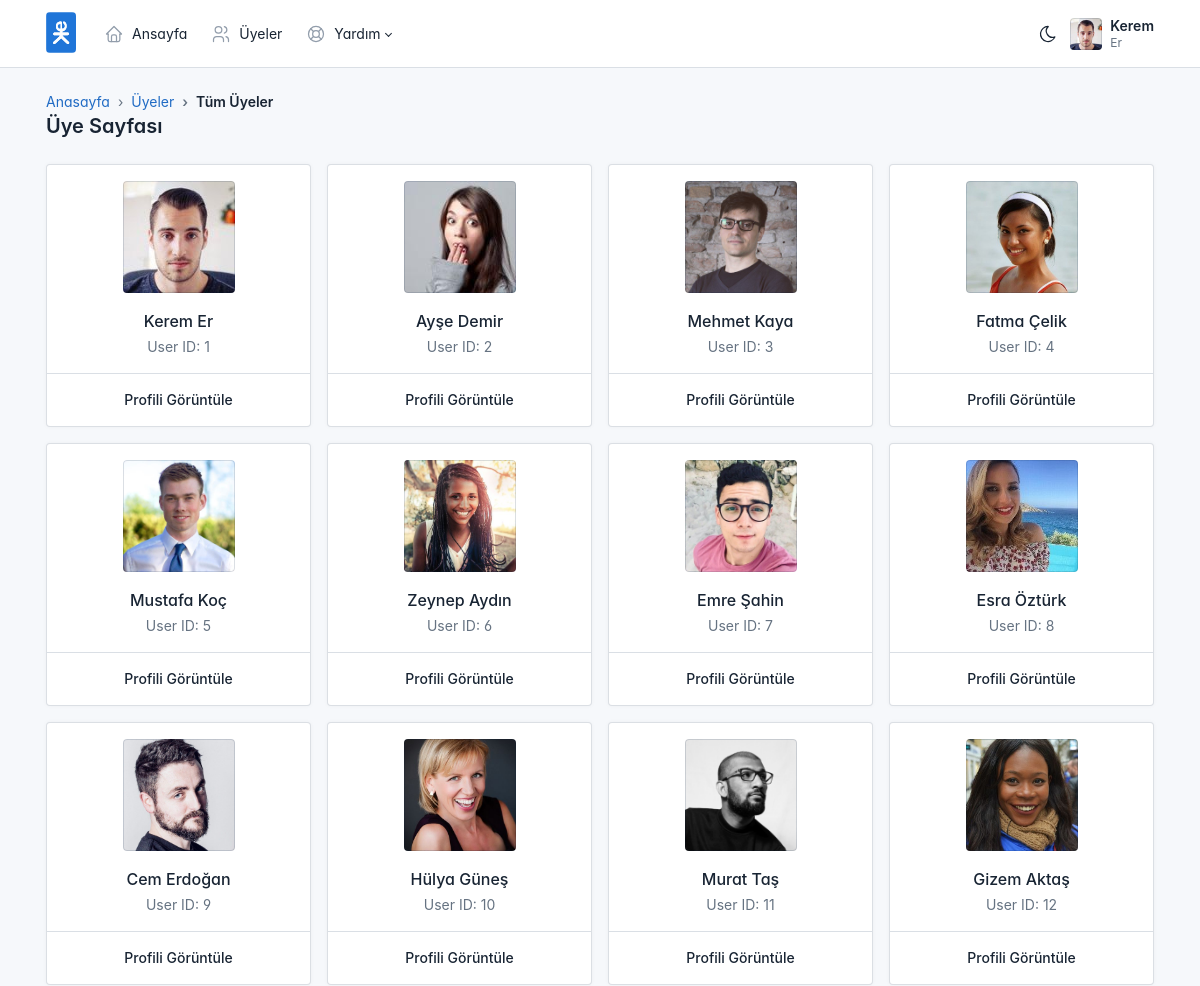
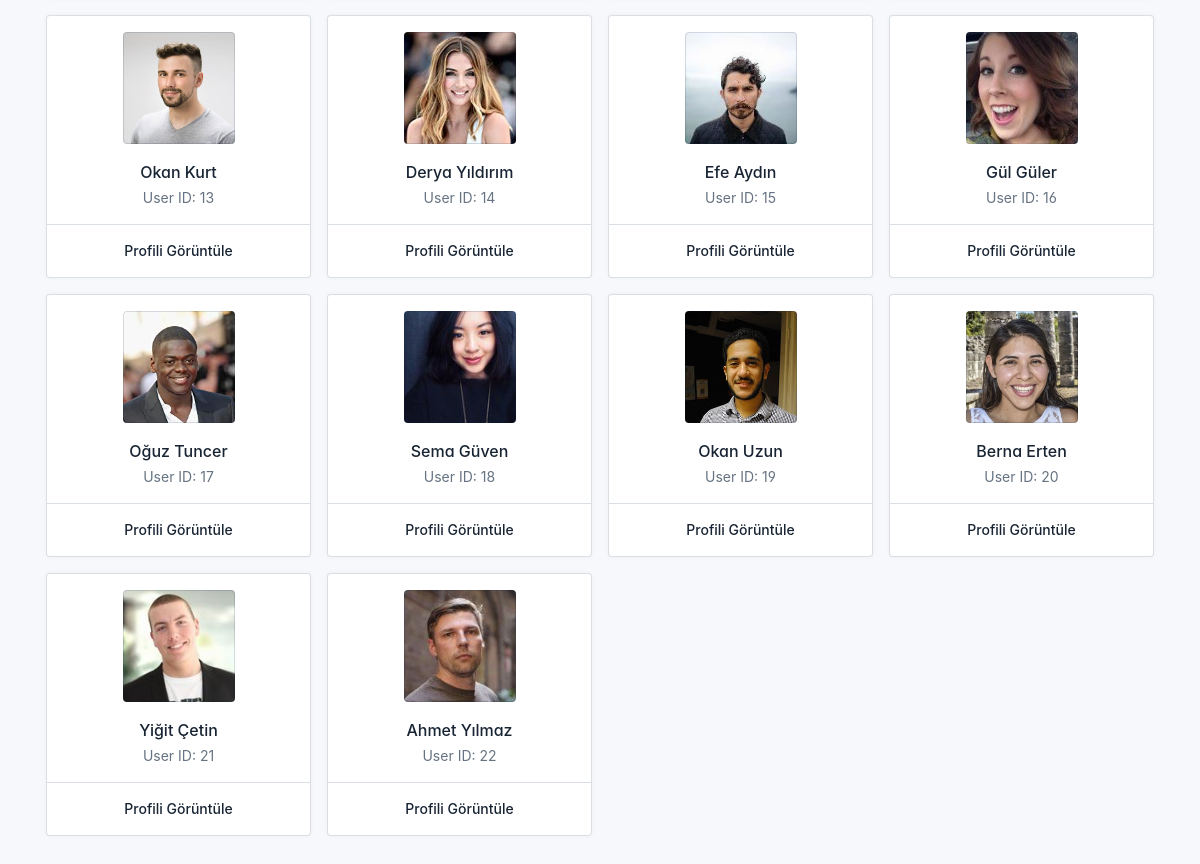
Page /uye.php (signed in) on the committed database (2 pictures, top to bottom).
### tables this page shows
CREATE TABLE `users` (
  `id` int NOT NULL,
  `username` varchar(255) NOT NULL,
  `password` varchar(255) NOT NULL,
  `name` varchar(255) NOT NULL,
  `surname` varchar(255) NOT NULL,
  `sex` varchar(255) NOT NULL
);

### uye.php (the view, shortened to what this page needs)
<?php
include_once "dist/inc/config.php";
include("header.php");
$userId = isset($_GET['id']) ? $_GET['id'] : null;
if (!$userId) {
    $userQuery = "SELECT name, surname, sex FROM users";
} else {
    $userQuery = "SELECT name, surname, sex FROM users WHERE id = $userId";
}
$userResult = $mysqli->query($userQuery);
$userData = $userResult->fetch_assoc();
$taskTotals = $userId ? getTaskTotals($userId) : null;
?>
<div class="page-wrapper">
  <div class="page-header d-print-none">
    <div class="container-xl">
      <div class="row g-2 align-items-center">
        <div class="col-12 col-lg">
            <ol class="breadcrumb breadcrumb-arrows" aria-label="breadcrumbs">
                <li class="breadcrumb-item"><a href="./index.php">Anasayfa</a></li>
                    <li class="breadcrumb-item"><a href="./uye.php">Üyeler</a></li>
                <li class="breadcrumb-item active" aria-current="page">
                    <?php
                    if (isset($_GET['id'])) {
                        echo $userData['name'] . ' ' . $userData['surname'];
                    } else {
                        echo 'Tüm Üyeler';
                    }
                    ?>
                </li>
            </ol>
            <h2 class="page-title">
                Üye Sayfası
            </h2>
        </div>
      </div>
    </div>
  </div>
  <div class="page-body">
    <div class="container-xl">
    <?php if($userId > 0 ) : ?>
      <div class="row">
        <div class="col">
          <?php
          if (isset($_GET['id'])) {
          ?>
          <div class="card my-3">
            <div class="card-body">
              <div class="row justify-content-center align-items-center border-bottom mb-3 pb-3">
                <div class="col-auto">
                  <span class="avatar rounded"
                    style="background-image: url(./static/avatars/<?php echo $userData['sex']; ?>)"></span>
                </div>
                <div class="col">
                  <h3 class="mb-0 fw-normal"><span
                      class="fw-semibold"><?php echo $userData['name'] . '</span> ' . $userData['surname']; ?></h3>
                </div>
              </div>
              <div class="mb-2">
                <svg xmlns="http://www.w3.org/2000/svg" class="icon me-2 text-secondary" width="24" height="24"
                  viewBox="0 0 24 24" stroke-width="2" stroke="currentColor" fill="none" stroke-linecap="round"
                  stroke-linejoin="round">
                  <path stroke="none" d="M0 0h24v24H0z" fill="none"></path>
                  <path d="M3 7a2 2 0 0 1 2 -2h14a2 2 0 0 1 2 2v9a2 2 0 0 1 -2 2h-14a2 2 0 0 1 -2 -2z"></path>
                  <path d="M8 7v-2a2 2 0 0 1 2 -2h4a2 2 0 0 1 2 2v2"></path>
                  <path d="M12 12l0 .01"></path>
                  <path d="M3 13a20 20 0 0 0 18 0"></path>
                  <path d="M12 7v5l3 3"></path>
                </svg>
                Sorumlu Olduğu Projeler: <strong><?php echo $taskTotals['sorumlu']; ?></strong>
              </div>
              <div class="mb-2">
                <svg xmlns="http://www.w3.org/2000/svg" class="icon me-2 text-secondary" width="24" height="24"
                  viewBox="0 0 24 24" stroke-width="2" stroke="currentColor" fill="none" stroke-linecap="round"
                  stroke-linejoin="round">
                  <path stroke="none" d="M0 0h24v24H0z" fill="none" />
                  <path d="M3.5 5.5l1.5 1.5l2.5 -2.5" />
                  <path d="M3.5 11.5l1.5 1.5l2.5 -2.5" />
                  <path d="M3.5 17.5l1.5 1.5l2.5 -2.5" />
                  <path d="M11 6l9 0" />
                  <path d="M11 12l9 0" />
                  <path d="M11 18l9 0" /></svg>
                Tamamlanan Görevler: <strong><?php echo $taskTotals['tamamlanan']; ?></strong>
              </div>
              <div class="mb-2">
                <svg xmlns="http://www.w3.org/2000/svg" class="icon me-2 text-secondary" width="24" height="24"
                  viewBox="0 0 24 24" stroke-width="2" stroke="currentColor" fill="none" stroke-linecap="round"
                  stroke-linejoin="round">
                  <path stroke="none" d="M0 0h24v24H0z" fill="none"></path>
                  <path d="M4 7a2 2 0 0 1 2 -2h12a2 2 0 0 1 2 2v12a2 2 0 0 1 -2 2h-12a2 2 0 0 1 -2 -2v-12z"></path>
                  <path d="M16 3v4"></path>
                  <path d="M8 3v4"></path>
                  <path d="M4 11h16"></path>
                  <path d="M11 15h1"></path>
                  <path d="M12 15v3"></path>
                </svg>
                Tamamlanacak Görevler: <strong><?php echo $taskTotals['tamamlanacak']; ?></strong>
              </div>
              <div class="mb-2">
                <svg xmlns="http://www.w3.org/2000/svg" class="icon me-2 text-secondary" width="24" height="24"
                  viewBox="0 0 24 24" stroke-width="2" stroke="currentColor" fill="none" stroke-linecap="round"
                  stroke-linejoin="round">
                  <path stroke="none" d="M0 0h24v24H0z" fill="none"></path>
                  <path d="M3 12a9 9 0 1 0 18 0a9 9 0 0 0 -18 0"></path>
                  <path d="M12 7v5l3 3"></path>
                </svg>
                Geciken Görevler: <strong><?php echo $taskTotals['geciken']; ?></strong>
              </div>
            </div>
          </div>
          <?php } ?>
              <?php if (isset($_GET['id'])) {
                $query = "SELECT g.id, GROUP_CONCAT(CONCAT(g.id, ': ', g.gorev)) AS gorev, p.id, p.name
                FROM gorevler g
                INNER JOIN projeler p ON g.proje_id = p.id
                WHERE FIND_IN_SET(" . $_GET['id'] . ", g.sorumlu)
                GROUP BY g.id, p.id, p.name";
                listProjects($query, 'Sorumlu Olduğu Projeler', 'bg-primary', false, false);
              while ($userData = $userResult->fetch_assoc()) {
              ?>
              <div class="col-6 col-md-4 col-lg-3 mb-3">
                <a href="./uye.php?id=<?php echo $userData['id']; ?>" class="text-reset text-decoration-none">
                  <div class="card">
                    <div class="card-body text-center">
                      <div class="avatar avatar-lg mb-2">
                        <span class="avatar-title rounded-circle bg-light">
                          <svg xmlns="http://www.w3.org/2000/svg" class="icon icon-tabler icon-tabler-user" width="24" height="24" viewBox="0 0 24 24" stroke-width="2" stroke="currentColor" fill="none" stroke-linecap="round" stroke-linejoin="round"><path stroke="none" d="M0 0h24v24H0z" fill="none"/><path d="M8 7a4 4 0 1 0 8 0a4 4 0 0 0 -8 0" /><path d="M6 21v-2a4 4 0 0 1 4 -4h4a4 4 0 0 1 4 4v2" /></svg>
                        </span>
                      </div>
                      <div class="fw-semibold"><?php echo $userData['name'] . ' ' . $userData['surname']; ?></div>
                    </div>
                  </div>
                </a>
              </div>
              <?php } ?>
        </div>
        <div class="col-12 col-md-9">
          <?php
              $query = "SELECT MIN(g.id) AS id, GROUP_CONCAT(CONCAT(g.id, ': ', g.gorev)) AS gorev, p.id, p.name
              FROM gorevler g
              INNER JOIN projeler p ON g.proje_id = p.id
              WHERE g.durum = 1 AND FIND_IN_SET(" . $_GET['id'] . ", g.sorumlu)
              GROUP BY p.id, p.name";
              listProjects($query, 'Tamamlanan Görevler', 'bg-success');
              $query = "SELECT MIN(g.id) AS id, GROUP_CONCAT(CONCAT(g.id, ': ', g.gorev)) AS gorev, p.id, p.name
              FROM gorevler g
              INNER JOIN projeler p ON g.proje_id = p.id
              WHERE g.durum = 0 AND g.end > UNIX_TIMESTAMP() AND FIND_IN_SET(" . $_GET['id'] . ", g.sorumlu)
              GROUP BY p.id, p.name";
              listProjects($query, 'Tamamlanacak Görevler', 'bg-info');
              $query = "SELECT MIN(g.id) AS id, GROUP_CONCAT(CONCAT(g.id, ': ', g.gorev)) AS gorev, p.id, p.name
              FROM gorevler g
              INNER JOIN projeler p ON g.proje_id = p.id
              WHERE g.durum = 0 AND g.end < UNIX_TIMESTAMP() AND FIND_IN_SET(" . $_GET['id'] . ", g.sorumlu)
              GROUP BY p.id, p.name";
              listProjects($query, 'Geciken Görevler', 'bg-warning');
          }
          ?>
        </div>
      </div>
    </div>
    <?php else: ?>
      <div class="row">
        <?php
        $userQuery = "SELECT id, name, surname, sex FROM users";
        $userResult = $mysqli->query($userQuery);
        while ($row = $userResult->fetch_assoc()) : ?>
            <div class="col-md-6 col-xl-3 mb-3">
                <div class="card">
                    <div class="card-body text-center">
                        <div class="mb-3">
                            <span class="avatar avatar-xl rounded" style="background-image: url(./static/avatars/<?php echo $row['sex']; ?>)"></span>
                        </div>
                        <div class="card-title mb-1"><?php echo $row['name'] . ' ' . $row['surname']; ?></div>
                        <div class="text-secondary">User ID: <?php echo $row['id']; ?></div>
                    </div>
                    <a href="./uye.php?id=<?php echo $row['id']; ?>" class="card-btn">Profili Görüntüle</a>
                </div>
            </div>
        <?php endwhile; ?>
      </div>
    <?php endif; ?>
  </div>
  <?php include("footer.php") ?>

### header.php (shortened to what this page needs)
<!doctype html>
<html lang="en">
  <head>
    <link href="./dist/css/tabler.min.css?1684106062" rel="stylesheet"/>
    <link href="./dist/css/tabler-flags.min.css?1684106062" rel="stylesheet"/>
    <link href="./dist/css/tabler-payments.min.css?1684106062" rel="stylesheet"/>
    <link href="./dist/css/tabler-vendors.min.css?1684106062" rel="stylesheet"/>
    <link href="./dist/css/demo.min.css?1684106062" rel="stylesheet"/>
  </head>
  <body >
    <div class="page">
<header class="navbar navbar-expand-md d-print-none" >
        <div class="container-xl">
          <h1 class="navbar-brand navbar-brand-autodark d-none-navbar-horizontal pe-0 pe-md-3">
            <a href="./index.php" style="width:30px;height:44px">
            </a>
          </h1>
          <div class="navbar-nav flex-row order-md-last">
            <div class="d-none d-md-flex">
              <a href="?theme=dark" class="nav-link hide-theme-dark" title="Gece Modunu Aç" data-bs-toggle="tooltip"
		   data-bs-placement="bottom">
              </a>
            </div>
            <div class="nav-item dropdown">
              <a href="#" class="nav-link d-flex lh-1 text-reset p-0" data-bs-toggle="dropdown" aria-label="Open user menu">
                <span class="avatar avatar-sm" style="background-image: url(./static/avatars/<?php echo $_SESSION['username']['sex'] ?>)"></span>
                <div class="d-none d-xl-block ps-2">
                  <div><?php echo '<span class="fw-semibold">'. $_SESSION['username']['name'] . '</span>'; ?></div>
                  <div class="mt-1 small text-muted"><?php echo $_SESSION['username']['surname'] ?></div>
                </div>
              </a>
            </div>
          </div>
          <div class="collapse navbar-collapse" id="navbar-menu">
            <div class="d-flex flex-column flex-md-row flex-fill align-items-stretch align-items-md-center">
              <ul class="navbar-nav">
                <li class="nav-item">
                  <a class="nav-link" href="./" >
                    <span class="nav-link-icon d-md-none d-lg-inline-block">
                    </span>
                    <span class="nav-link-title">
                      Ansayfa
                    </span>
                  </a>
                </li>
                <li class="nav-item">
                  <a class="nav-link" href="./uye.php" >
                    <span class="nav-link-icon d-md-none d-lg-inline-block">
                    </span>
                    <span class="nav-link-title">
                      Üyeler
                    </span>
                  </a>
                </li>
                <li class="nav-item dropdown">
                  <a class="nav-link dropdown-toggle" href="#navbar-help" data-bs-toggle="dropdown" data-bs-auto-close="outside" role="button" aria-expanded="false" >
                    <span class="nav-link-icon d-md-none d-lg-inline-block">
                    </span>
                    <span class="nav-link-title">
                      Yardım
                    </span>
                  </a>
                </li>
              </ul>
            </div>
          </div>
        </div>
      </header>

### footer.php (shortened to what this page needs)
  </body>
</html>

### header.php (style rules this page uses)
:root { --tblr-font-sans-serif: 'Inter Var', -apple-system, BlinkMacSystemFont, San Francisco, Segoe UI, Roboto, Helvetica Neue, sans-serif; }
body { font-feature-settings: "cv03", "cv04", "cv11"; }

### rows in the picture
users: sex (picture), name "Kerem", surname "Er", id "1"
users: sex (picture), name "Ayşe", surname "Demir", id "2"
users: sex (picture), name "Mehmet", surname "Kaya", id "3"
users: sex (picture), name "Fatma", surname "Çelik", id "4"
users: sex (picture), name "Mustafa", surname "Koç", id "5"
users: sex (picture), name "Zeynep", surname "Aydın", id "6"
users: sex (picture), name "Emre", surname "Şahin", id "7"
users: sex (picture), name "Esra", surname "Öztürk", id "8"
users: sex (picture), name "Cem", surname "Erdoğan", id "9"
users: sex (picture), name "Hülya", surname "Güneş", id "10"
users: sex (picture), name "Murat", surname "Taş", id "11"
users: sex (picture), name "Gizem", surname "Aktaş", id "12"
users: sex (picture), name "Okan", surname "Kurt", id "13"
users: sex (picture), name "Derya", surname "Yıldırım", id "14"
users: sex (picture), name "Efe", surname "Aydın", id "15"
users: sex (picture), name "Gül", surname "Güler", id "16"
users: sex (picture), name "Oğuz", surname "Tuncer", id "17"
users: sex (picture), name "Sema", surname "Güven", id "18"
users: sex (picture), name "Okan", surname "Uzun", id "19"
users: sex (picture), name "Berna", surname "Erten", id "20"
users: sex (picture), name "Yiğit", surname "Çetin", id "21"
users: sex (picture), name "Ahmet", surname "Yılmaz", id "22"

### other values in the picture
$_SESSION['username']['name'] "Kerem"
$_SESSION['username']['surname'] "Er"
